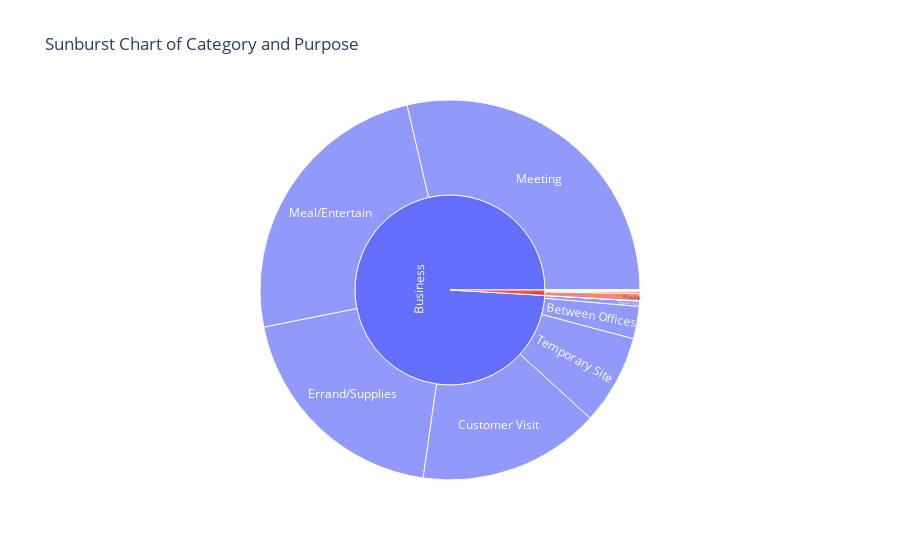

Write notebook code for a chart like this one.
### Code cell
# Sunburst Chart Showing CATEGORY and PURPOSE
import plotly.express as px

# Clean the data by removing NaN or invalid entries
df = df.dropna(subset=['CATEGORY', 'PURPOSE'])

# Ensure both CATEGORY and PURPOSE columns are categorical
df['CATEGORY'] = df['CATEGORY'].astype('category')
df['PURPOSE'] = df['PURPOSE'].astype('category')

fig = px.sunburst(df, path=['CATEGORY', 'PURPOSE'], title="Sunburst Chart of Category and Purpose")  
fig.show()
# Insight: Displays hierarchical relationships between CATEGORY and PURPOSE.

### Figure 1 — Plotly figure (JSON) as saved in the notebook; plotly's stock layout.template omitted (floating-point values rounded to 4 significant figures)
{"data": [{"branchvalues": "total", "domain": {"x": [0, 1], "y": [0, 1]}, "hovertemplate": "labels=%{label}<br>count=%{value}<br>parent=%{parent}<br>id=%{id}<extra></extra>", "ids": ["Business/Airport/Travel", "Personal/Airport/Travel", "Business/Between Offices", "Personal/Between Offices", "Business/Charity ($)", "Personal/Charity ($)", "Business/Commute", "Personal/Commute", "Business/Customer Visit", "Personal/Customer Visit", "Business/Errand/Supplies", "Personal/Errand/Supplies", "Business/Meal/Entertain", "Personal/Meal/Entertain", "Business/Meeting", "Personal/Meeting", "Business/Moving", "Personal/Moving", "Business/Temporary Site", "Personal/Temporary Site", "Business", "Personal"], "labels": ["Airport/Travel", "Airport/Travel", "Between Offices", "Between Offices", "Charity ($)", "Charity ($)", "Commute", "Commute", "Customer Visit", "Customer Visit", "Errand/Supplies", "Errand/Supplies", "Meal/Entertain", "Meal/Entertain", "Meeting", "Meeting", "Moving", "Moving", "Temporary Site", "Temporary Site", "Business", "Personal"], "name": "", "parents": ["Business", "Personal", "Business", "Personal", "Business", "Personal", "Business", "Personal", "Business", "Personal", "Business", "Personal", "Business", "Personal", "Business", "Personal", "Business", "Personal", "Business", "Personal", "", ""], "type": "sunburst", "values": [3, 0, 18, 0, 0, 1, 0, 1, 101, 0, 128, 0, 160, 0, 187, 0, 0, 4, 50, 0, 647, 6]}], "layout": {"legend": {"tracegroupgap": 0}, "title": {"text": "Sunburst Chart of Category and Purpose"}}}
